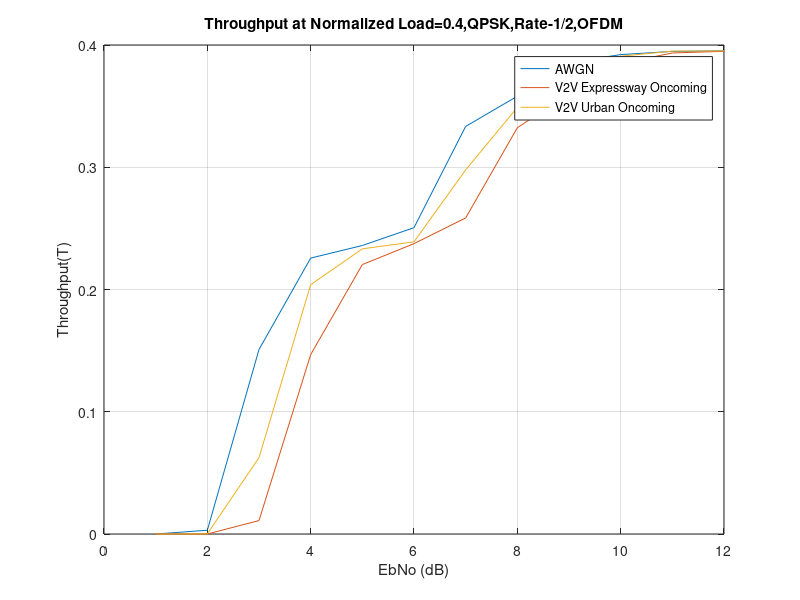

Recreate this plot in MATLAB.
clc;
clear;
close all;

%%

figure

%%
load('SIC G0.4 AWGN.mat');

%SA
%S_SA = g.*exp(-g);
%plot(g,S_SA);

%hold on

S_DSA = g.*(1-PLR);
plot(EbNoVec,S_DSA);
hold on

%%
clear
load('SIC G0.4 V2Vc1.mat');
S_DSA = g.*(1-PLR);
plot(EbNoVec,S_DSA);
hold on
%%
load('SIC G0.4 V2Vc2.mat');
S_DSA = g.*(1-PLR);
plot(EbNoVec,S_DSA);
hold on

%%
% Plot the estimated PER
grid on;
legend('AWGN','V2V Expressway Oncoming','V2V Urban Oncoming','location','best');
xlabel('EbNo (dB)');
ylabel('Throughput(T)');
title('Throughput at Normalized Load=0.4,QPSK,Rate-1/2,OFDM');
%%

% print('-deps','-r600','GFinalSICTHRPT.eps')

